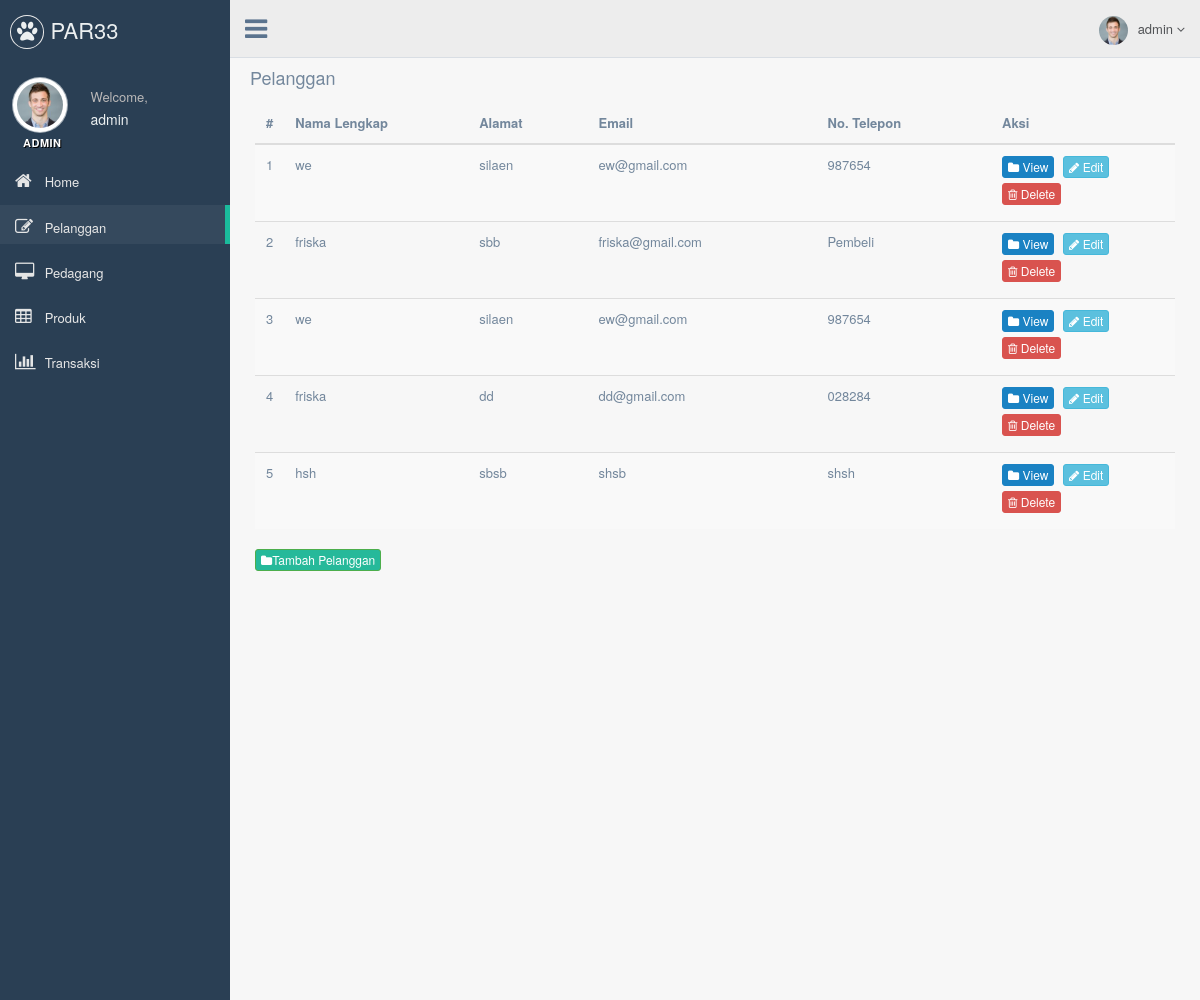
The page /layanan/WEB/partigatiga/production/index.php?halaman=pelanggan (signed in) on the database its author committed.
### tables this page shows
CREATE TABLE `user` (
  `id_user` int(11) NOT NULL,
  `nama` varchar(200) NOT NULL,
  `alamat` varchar(200) NOT NULL,
  `email` varchar(200) NOT NULL,
  `no_telepon` varchar(200) NOT NULL,
  `role` varchar(200) NOT NULL,
  `username` varchar(200) NOT NULL,
  `password` varchar(200) NOT NULL
);

### layanan/WEB/partigatiga/production/pelanggan.php (the view)
<h2>Pelanggan</h2>
<div class="x_content">
    <table class="table table-striped projects">
        <thead>
            <tr>
                <th style="width: 1%">#</th>
                <th style="width: 20%">Nama Lengkap</th>
                <th>Alamat</th>
                 <th>Email</th>
                <th>No. Telepon</th>
                <th style="width: 20%">Aksi</th>
            </tr>
        </thead>
        <tbody>
        <?php $nomor=1; ?>
        <?php $get=$connect->query("SELECT * FROM user where role ='Pembeli' "); ?>
        <?php while($pecah = $get->fetch_assoc()){ ?>
            <tr>
                <td><?php echo $nomor; ?></td>
                <td>
                    <?php echo $pecah['nama']; ?>
                </td>
                <td>
                	<?php echo $pecah['alamat']; ?>
                </td>
                <td>
                    <?php echo $pecah['email']; ?>
                </td>
                 <td>
                    <?php echo $pecah['no_telepon']; ?>
                </td>
                <td>
                   <a href="index.php?halaman=detail_customer&id=<?php echo $pecah['id_user']; ?>" class="btn btn-primary btn-xs" ><i class="fa fa-folder"></i> View </a>
                    <a href="#" class="btn btn-info btn-xs"><i class="fa fa-pencil"></i> Edit </a>
                    <a href="index.php?halaman=hapus_customer&id=<?php echo $pecah['id_user']; ?>" class="btn btn-danger btn-xs"><i class="fa fa-trash-o"></i> Delete </a>
                </td>
            </tr>
            <?php $nomor++;?>
            <?php } ?>
        </tbody>
    </table>
    <a href="#" class="btn btn-success btn-xs"><i class="fa fa-folder"></i>Tambah Pelanggan</a>
</div>

### layanan/WEB/partigatiga/production/index.php (shortened to what this page needs)
<?php
    $connect = new mysqli("localhost","root","","par33");
?>
<!DOCTYPE html>
<html lang="en">
<head>
    <link href="css/bootstrap.min.css" rel="stylesheet">
    <link href="fonts/css/font-awesome.min.css" rel="stylesheet">
    <link href="css/animate.min.css" rel="stylesheet">
    <link href="css/custom.css" rel="stylesheet">
    <link rel="stylesheet" type="text/css" href="css/maps/jquery-jvectormap-2.0.1.css" />
    <link href="css/icheck/flat/green.css" rel="stylesheet">
    <link href="css/floatexamples.css" rel="stylesheet" />
</head>
<body class="nav-md">
    <div class="container body">
        <div class="main_container">
            <div class="col-md-3 left_col">
                <div class="left_col scroll-view">
                    <div class="navbar nav_title" style="border: 0;">
                        <a href="index.html" class="site_title"><i class="fa fa-paw"></i> <span>PAR33</span></a>
                    </div>
                    <div class="profile">
                        <div class="profile_pic">
                            <img src="images/img.jpg" alt="..." class="img-circle profile_img">
                        </div>
                        <div class="profile_info">
                            <span>Welcome,</span>
                            <h2><?php echo $_SESSION['administrator']['nama']; ?></h2>
                        </div>
                    </div>
                    <br />
                    <div id="sidebar-menu" class="main_menu_side hidden-print main_menu">
                        <div class="menu_section">
                            <h3>ADMIN</h3>
                            <ul class="nav side-menu">
                                <li><a href="index.php"><i class="fa fa-home"></i> Home </a>
                                </li>
                                <li><a href="index.php?halaman=pelanggan"><i class="fa fa-edit"></i> Pelanggan </a>
                                </li>
                                <li><a href="index.php?halaman=pedagang"><i class="fa fa-desktop"></i> Pedagang </span></a>
                                </li>
                                <li><a href="index.php?halaman=produk"><i class="fa fa-table"></i> Produk</span></a>
                                </li>
                                <li><a href="index.php?halaman=transaksi"><i class="fa fa-bar-chart-o"></i> Transaksi<span></a>
                                </li>
                            </ul>
                        </div>
                    </div>
                </div>
            </div>
            <div class="top_nav">
                <div class="nav_menu">
                    <nav class="" role="navigation">
                        <div class="nav toggle">
                            <a id="menu_toggle"><i class="fa fa-bars"></i></a>
                        </div>
                        <ul class="nav navbar-nav navbar-right">
                            <li class="">
                                <a href="javascript:;" class="user-profile dropdown-toggle" data-toggle="dropdown" aria-expanded="false">
                                    <img src="images/img.jpg" alt=""><?php echo $_SESSION['administrator']['nama']; ?>
                                    <span class=" fa fa-angle-down"></span>
                                </a>
                            </li>
                        </ul>
                    </nav>
                </div>
            </div>
            <div class="right_col" role="main">
                <div id="page-inner">
                <?php
                if (isset($_GET['halaman']))
                {
                    if ($_GET['halaman']=="pelanggan")
                    {
                        include 'pelanggan.php';
                    }
                    elseif ($_GET['halaman']=="pedagang")
                    {
                        include 'pedagang.php';
                    }
                    elseif ($_GET['halaman']=="produk")
                    {
                        include 'produk.php';
                    }
                    elseif ($_GET['halaman']=="transaksi")
                    {
                        include 'transaksi.php';
                    }elseif ($_GET['halaman']=="tambah_produk")
                    {
                        include 'tambah_produk.php';
                    }elseif ($_GET['halaman']=="detail_produk")
                    {
                        include 'detail_produk.php';
                    }elseif ($_GET['halaman']=="tambah_pedagang")
                    {
                        include 'tambah_pedagang.php';
                    }elseif ($_GET['halaman']=="detail_customer")
                    {
                        include 'detail_customer.php';
                    }elseif ($_GET['halaman']=="detail_pedagang")
                    {
                        include 'detail_pedagang.php';
                    }elseif ($_GET['halaman']=="hapus_produk")
                    {
                        include 'hapus_produk.php';
                    }elseif ($_GET['halaman']=="hapus_customer")
                    {
                        include 'hapus_customer.php';
                    }elseif ($_GET['halaman']=="hapus_pedagang")
                    {
                        include 'hapus_pedagang.php';
                    }elseif ($_GET['halaman']=="logout")
                    {
                        include 'logout.php';
                    }
                }
                else
                {
                    include 'home.php';
                }
                ?>
            </div>
            </div>
        </div>
    </div>
    <div id="custom_notifications" class="custom-notifications dsp_none">
        <div class="clearfix"></div>
    </div>
</body>
</html>

### rows shown on the page
user: nama "we", alamat "silaen", email "ew@gmail.com", no_telepon "987654"
user: nama "friska", alamat "sbb", email "friska@gmail.com", no_telepon "Pembeli"
user: nama "we", alamat "silaen", email "ew@gmail.com", no_telepon "987654"
user: nama "friska", alamat "dd", email "dd@gmail.com", no_telepon "028284"
user: nama "hsh", alamat "sbsb", email "shsb", no_telepon "shsh"

### other values the page prints
$_SESSION['administrator']['nama'] "admin"
